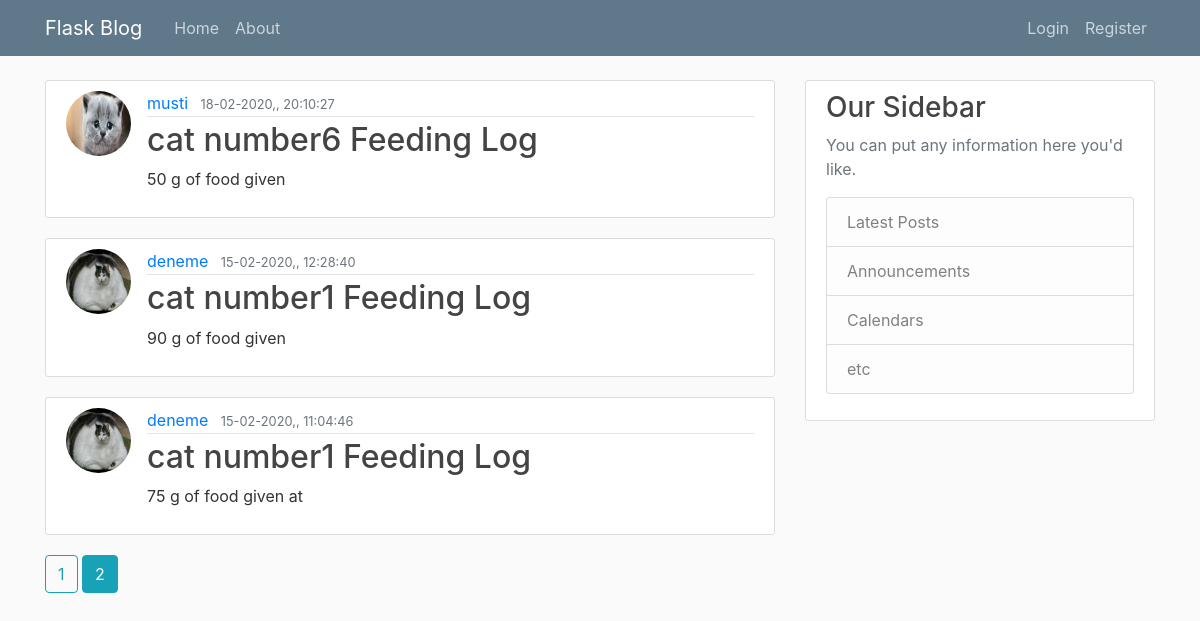
The page /home?page=2 on the database its author committed.
### flaskblog/models.py (models this page shows, shortened)
class Post(db.Model):
    id = db.Column(db.Integer, primary_key=True)
    title = db.Column(db.String(100), nullable=False)
    date_posted = db.Column(db.DateTime, nullable=False, default=datetime.utcnow)
    content = db.Column(db.Text, nullable=False)
    user_id = db.Column(db.Integer, db.ForeignKey('user.id'), nullable=False)

class User(db.Model, UserMixin):
    id = db.Column(db.Integer, primary_key=True)
    username = db.Column(db.String(20), unique=True, nullable=False)
    email = db.Column(db.String(120), unique=True, nullable=False)
    feed_period = db.Column(db.Integer, nullable=False, default=6)
    feed_amount = db.Column(db.Integer, nullable=False, default=50)
    image_file = db.Column(db.String(20), nullable=False, default='default.jpg')
    password = db.Column(db.String(60), nullable=False)
    posts = db.relationship('Post', backref='author', lazy=True)

### flaskblog/routes.py (the view)
@app.route("/")
@app.route("/home")
def home():
    page = request.args.get('page', 1, type=int)
    posts = Post.query.order_by(Post.date_posted.desc()).paginate(page=page, per_page=5)
    return render_template('home.html', posts=posts)

### flaskblog/templates/home.html
{% extends "layout.html" %}
{% block content %}
    {% for post in posts.items %}
        <article class="media content-section">
          <img class="rounded-circle article-img" src="{{ url_for('static', filename='profile_pics/' + post.author.image_file) }}">
          <div class="media-body">
            <div class="article-metadata">
              <a class="mr-2" href="{{ url_for('user_posts', username=post.author.username) }}">{{ post.author.username }}</a>
              <small class="text-muted">{{ post.date_posted.strftime('%d-%m-%Y,, %H:%M:%S') }}</small>
            </div>
            <h2><a class="article-title" href="{{ url_for('post', post_id=post.id) }}">{{ post.title }}</a></h2>
            <p class="article-content">{{ post.content }}</p>
          </div>
        </article>
    {% endfor %}
    {% for page_num in posts.iter_pages(left_edge=1, right_edge=1, left_current=1, right_current=2) %}
      {% if page_num %}
        {% if posts.page == page_num %}
          <a class="btn btn-info mb-4" href="{{ url_for('home', page=page_num) }}">{{ page_num }}</a>
        {% else %}
          <a class="btn btn-outline-info mb-4" href="{{ url_for('home', page=page_num) }}">{{ page_num }}</a>
        {% endif %}
      {% else %}
        ...
      {% endif %}
    {% endfor %}
{% endblock content %}

### flaskblog/static/main.css (style rules this page uses)
body { background: #fafafa; color: #333333; margin-top: 5rem; }
h1, h2, h3, h4, h5, h6 { color: #444444; }
.content-section { background: #ffffff; padding: 10px 20px; border: 1px solid #dddddd; border-radius: 3px; margin-bottom: 20px; }
.article-title { color: #444444; }
.article-content { white-space: pre-line; }
.article-img { height: 65px; width: 65px; margin-right: 16px; }
.article-metadata { padding-bottom: 1px; margin-bottom: 4px; border-bottom: 1px solid #e3e3e3 }

### rows shown on the page
Post: image_file (picture), author.username "musti", date_posted "18-02-2020,, 20:10:27", title "cat number6 Feeding Log", content "50 g of food given"
Post: image_file (picture), author.username "deneme", date_posted "15-02-2020,, 12:28:40", title "cat number1 Feeding Log", content "90 g of food given"
Post: image_file (picture), author.username "deneme", date_posted "15-02-2020,, 11:04:46", title "cat number1 Feeding Log", content "75 g of food given at"

### other values the page prints
{{ page_num }} "1"
{{ page_num }} "2"
